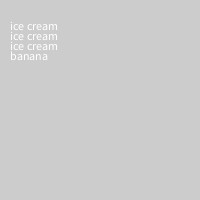
Frame 1 (no input)
Frame 60 (the mouse pressed at the canvas centre just before this capture): identical to frame 1, image omitted
Frame 120 (the mouse held since frame 60 and released just before this capture): identical to frame 1, image omitted

The Processing sketch that drew this single still picture (run headless with seeded random() and noise(); from frame 60 on, the mouse is pressed at the canvas centre):

// Processing sketch: bananaSplit
// ── bananaSplit.pde
int x = 10;
int y = 30;
int b = 0;
void setup() {
size(200,200);
for(int a = 0; a < 3; a++) {
text("ice cream", x,y + b);
b += 10;

  }
  text("banana",10,60);
}

void draw() {
  
}
